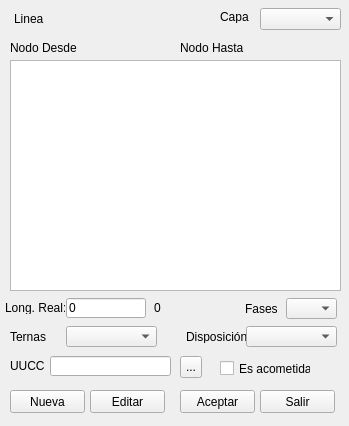
<?xml version="1.0" encoding="UTF-8"?>
<ui version="4.0">
 <class>Form</class>
 <widget class="QWidget" name="Form">
  <property name="windowModality">
   <enum>Qt::ApplicationModal</enum>
  </property>
  <property name="geometry">
   <rect>
    <x>0</x>
    <y>0</y>
    <width>349</width>
    <height>426</height>
   </rect>
  </property>
  <property name="windowTitle">
   <string>Linea</string>
  </property>
  <widget class="QLineEdit" name="txtLongitud">
   <property name="geometry">
    <rect>
     <x>66</x>
     <y>298</y>
     <width>80</width>
     <height>20</height>
    </rect>
   </property>
   <property name="inputMethodHints">
    <set>Qt::ImhFormattedNumbersOnly</set>
   </property>
   <property name="text">
    <string>0</string>
   </property>
  </widget>
  <widget class="QLabel" name="label">
   <property name="geometry">
    <rect>
     <x>14</x>
     <y>12</y>
     <width>47</width>
     <height>13</height>
    </rect>
   </property>
   <property name="text">
    <string>Linea</string>
   </property>
  </widget>
  <widget class="QLabel" name="lblLinea">
   <property name="geometry">
    <rect>
     <x>60</x>
     <y>11</y>
     <width>80</width>
     <height>16</height>
    </rect>
   </property>
   <property name="text">
    <string>&lt;automático&gt;</string>
   </property>
  </widget>
  <widget class="QLabel" name="label_9">
   <property name="geometry">
    <rect>
     <x>5</x>
     <y>301</y>
     <width>60</width>
     <height>13</height>
    </rect>
   </property>
   <property name="text">
    <string>Long. Real:</string>
   </property>
  </widget>
  <widget class="QPushButton" name="cmdAceptar">
   <property name="geometry">
    <rect>
     <x>180</x>
     <y>390</y>
     <width>75</width>
     <height>23</height>
    </rect>
   </property>
   <property name="text">
    <string>Aceptar</string>
   </property>
   <property name="shortcut">
    <string>Return</string>
   </property>
  </widget>
  <widget class="QLabel" name="label_2">
   <property name="geometry">
    <rect>
     <x>10</x>
     <y>41</y>
     <width>70</width>
     <height>13</height>
    </rect>
   </property>
   <property name="text">
    <string>Nodo Desde</string>
   </property>
  </widget>
  <widget class="QLabel" name="lblNodoDesde">
   <property name="geometry">
    <rect>
     <x>86</x>
     <y>40</y>
     <width>70</width>
     <height>16</height>
    </rect>
   </property>
   <property name="text">
    <string>&lt;nodo desde&gt;</string>
   </property>
  </widget>
  <widget class="QLabel" name="label_3">
   <property name="geometry">
    <rect>
     <x>180</x>
     <y>41</y>
     <width>70</width>
     <height>13</height>
    </rect>
   </property>
   <property name="text">
    <string>Nodo Hasta</string>
   </property>
  </widget>
  <widget class="QLabel" name="lblNodoHasta">
   <property name="geometry">
    <rect>
     <x>252</x>
     <y>40</y>
     <width>70</width>
     <height>16</height>
    </rect>
   </property>
   <property name="text">
    <string>&lt;nodo hasta&gt;</string>
   </property>
  </widget>
  <widget class="QListWidget" name="liwElementos">
   <property name="geometry">
    <rect>
     <x>10</x>
     <y>60</y>
     <width>331</width>
     <height>231</height>
    </rect>
   </property>
  </widget>
  <widget class="QComboBox" name="cmbFase">
   <property name="geometry">
    <rect>
     <x>286</x>
     <y>298</y>
     <width>51</width>
     <height>21</height>
    </rect>
   </property>
  </widget>
  <widget class="QComboBox" name="cmbDisposicion">
   <property name="geometry">
    <rect>
     <x>246</x>
     <y>326</y>
     <width>91</width>
     <height>21</height>
    </rect>
   </property>
  </widget>
  <widget class="QLabel" name="label_12">
   <property name="geometry">
    <rect>
     <x>245</x>
     <y>301</y>
     <width>41</width>
     <height>16</height>
    </rect>
   </property>
   <property name="text">
    <string>Fases</string>
   </property>
  </widget>
  <widget class="QLabel" name="label_13">
   <property name="geometry">
    <rect>
     <x>186</x>
     <y>330</y>
     <width>60</width>
     <height>13</height>
    </rect>
   </property>
   <property name="text">
    <string>Disposición</string>
   </property>
  </widget>
  <widget class="QLabel" name="lblLongitud">
   <property name="geometry">
    <rect>
     <x>154</x>
     <y>303</y>
     <width>85</width>
     <height>10</height>
    </rect>
   </property>
   <property name="text">
    <string>0</string>
   </property>
  </widget>
  <widget class="QPushButton" name="cmdSalir">
   <property name="geometry">
    <rect>
     <x>260</x>
     <y>390</y>
     <width>75</width>
     <height>23</height>
    </rect>
   </property>
   <property name="text">
    <string>Salir</string>
   </property>
   <property name="shortcut">
    <string>Esc</string>
   </property>
  </widget>
  <widget class="QToolButton" name="cmdUUCC">
   <property name="geometry">
    <rect>
     <x>180</x>
     <y>356</y>
     <width>22</width>
     <height>22</height>
    </rect>
   </property>
   <property name="text">
    <string>...</string>
   </property>
  </widget>
  <widget class="QLineEdit" name="txtUUCC">
   <property name="geometry">
    <rect>
     <x>50</x>
     <y>356</y>
     <width>121</width>
     <height>20</height>
    </rect>
   </property>
   <property name="text">
    <string/>
   </property>
  </widget>
  <widget class="QLabel" name="label_15">
   <property name="geometry">
    <rect>
     <x>10</x>
     <y>359</y>
     <width>47</width>
     <height>13</height>
    </rect>
   </property>
   <property name="text">
    <string>UUCC</string>
   </property>
  </widget>
  <widget class="QCheckBox" name="chkAcometida">
   <property name="geometry">
    <rect>
     <x>220</x>
     <y>360</y>
     <width>91</width>
     <height>17</height>
    </rect>
   </property>
   <property name="text">
    <string>Es acometida</string>
   </property>
  </widget>
  <widget class="QComboBox" name="cmbTernas">
   <property name="geometry">
    <rect>
     <x>66</x>
     <y>326</y>
     <width>91</width>
     <height>21</height>
    </rect>
   </property>
  </widget>
  <widget class="QLabel" name="label_16">
   <property name="geometry">
    <rect>
     <x>10</x>
     <y>330</y>
     <width>60</width>
     <height>13</height>
    </rect>
   </property>
   <property name="text">
    <string>Ternas</string>
   </property>
  </widget>
  <widget class="QPushButton" name="cmdNueva">
   <property name="geometry">
    <rect>
     <x>10</x>
     <y>390</y>
     <width>75</width>
     <height>23</height>
    </rect>
   </property>
   <property name="text">
    <string>Nueva</string>
   </property>
  </widget>
  <widget class="QPushButton" name="cmdEditar">
   <property name="geometry">
    <rect>
     <x>90</x>
     <y>390</y>
     <width>75</width>
     <height>23</height>
    </rect>
   </property>
   <property name="text">
    <string>Editar</string>
   </property>
  </widget>
  <widget class="QComboBox" name="cmbCapa">
   <property name="geometry">
    <rect>
     <x>260</x>
     <y>8</y>
     <width>81</width>
     <height>22</height>
    </rect>
   </property>
  </widget>
  <widget class="QLabel" name="label_5">
   <property name="geometry">
    <rect>
     <x>220</x>
     <y>10</y>
     <width>47</width>
     <height>13</height>
    </rect>
   </property>
   <property name="text">
    <string>Capa</string>
   </property>
  </widget>
 </widget>
 <resources/>
 <connections/>
</ui>
